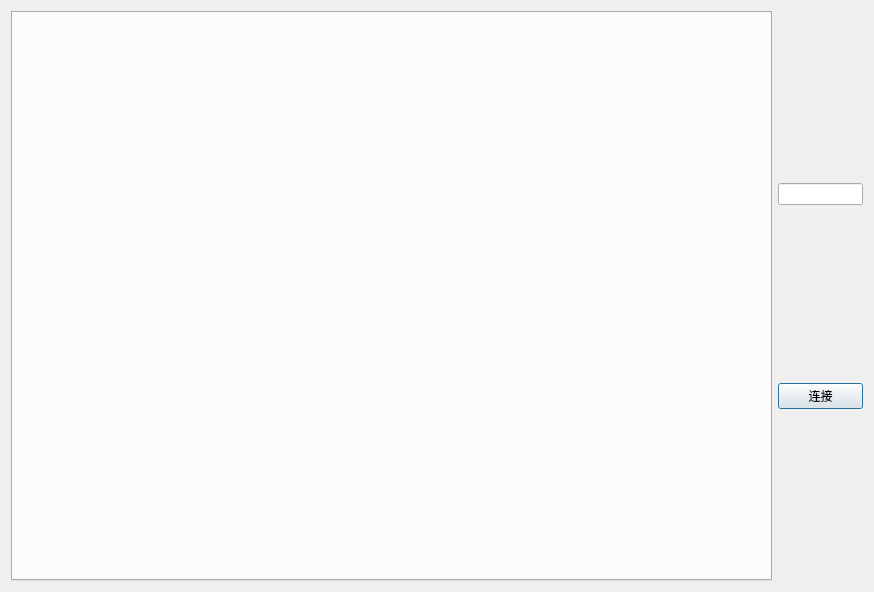
<?xml version="1.0" encoding="UTF-8"?>
<ui version="4.0">
 <class>connectDialog</class>
 <widget class="QDialog" name="connectDialog">
  <property name="geometry">
   <rect>
    <x>0</x>
    <y>0</y>
    <width>874</width>
    <height>592</height>
   </rect>
  </property>
  <property name="windowTitle">
   <string>Dialog</string>
  </property>
  <layout class="QHBoxLayout" name="horizontalLayout" stretch="9,1">
   <item>
    <layout class="QVBoxLayout" name="verticalLayout_2">
     <item>
      <widget class="QTabWidget" name="tabWidget">
       <property name="currentIndex">
        <number>-1</number>
       </property>
      </widget>
     </item>
    </layout>
   </item>
   <item>
    <layout class="QVBoxLayout" name="verticalLayout">
     <item>
      <widget class="QLineEdit" name="lineEdit"/>
     </item>
     <item>
      <widget class="QPushButton" name="pushButton">
       <property name="text">
        <string>连接</string>
       </property>
      </widget>
     </item>
    </layout>
   </item>
  </layout>
 </widget>
 <resources/>
 <connections/>
</ui>
